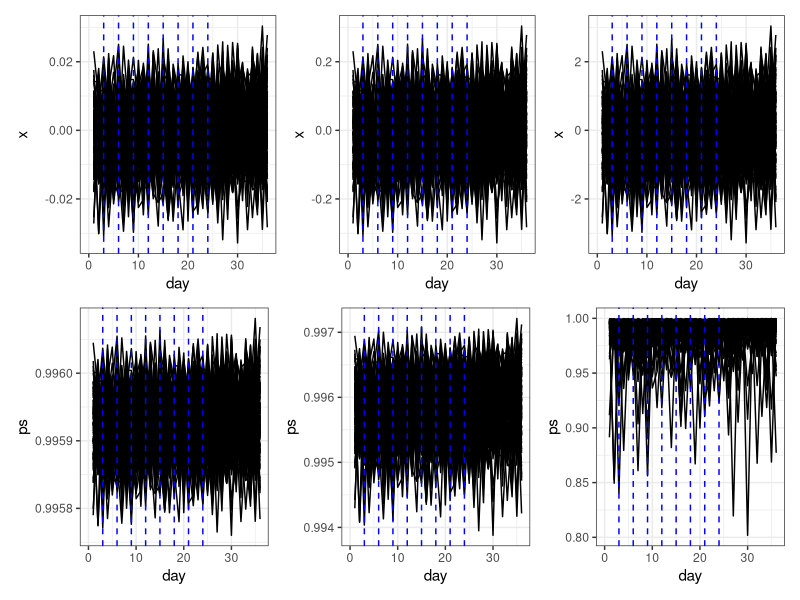
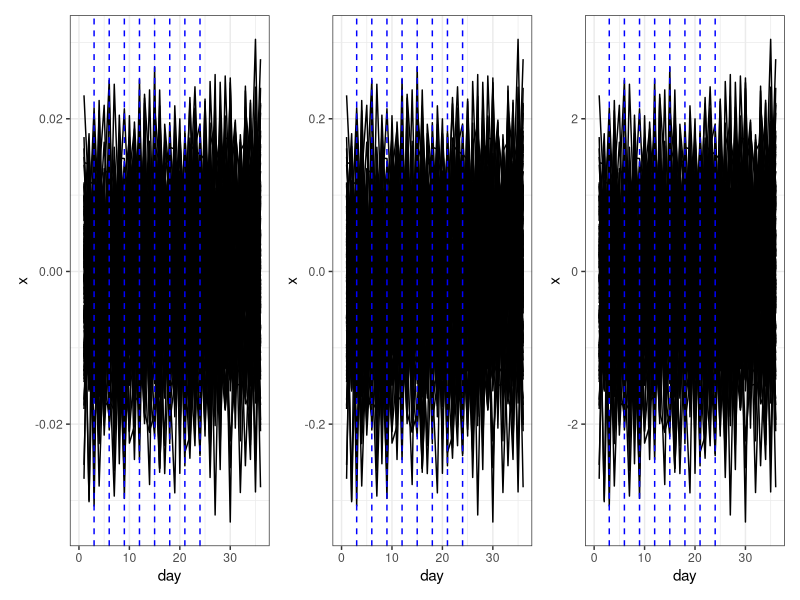
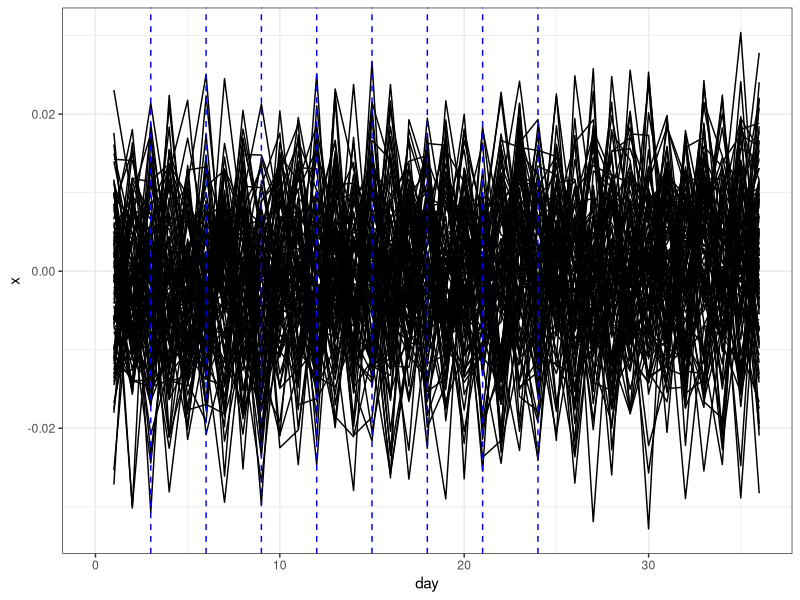
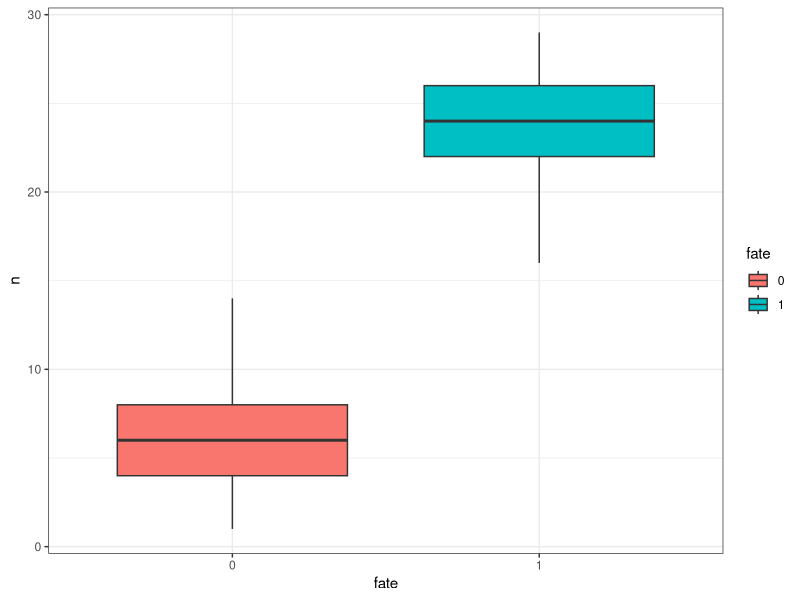

These figures' R source, in order: (Note: this script raises an error after producing the figures.)

# Load packages -----------------------------------------------------------

package.list <- c("here", "tidyverse", 'patchwork')

## Installing them if they aren't already on the computer
new.packages <- package.list[!(package.list %in% installed.packages()[,"Package"])]
if(length(new.packages)) install.packages(new.packages)

## And loading them
for(i in package.list){library(i, character.only = T)}

# Data specifications -----------------------------------------------------

#1. generate time series of covariate for 3 sites from zero normal
#2. standardize those time series
#3. multiply those time series by 
## small: 0.01
## medium: 0.1
## don’t have to do anything in the large variability case
#4. simulate survival of 100 individuals at each site with 
## a regression with b1 and b0 (see notes below)
#5. Repeat for a number of "datasets"

#double check and tweak b0 and b1 to get:
# - ~1/2 of individuals should die
# - b0 = 0 should make ~1/2 individuals die
# - how many die in first versus later intervals? want a ~large
## subset to survive through first interval but then ~1/2
## to die by end
# - check that survival variability varies more with
## higher covariate variation

# Generate covariate data -------------------------------------------------

#create three time series of covariate data,
#standardize them, then create them to 
#have variable amounts of variation 

#number of intervals
n.int <- 45

#number of individuals per "site"
n.indiv <- 30

#set b0 and b1
b0 <- 5.5
b1 <- 1.25

#number of simulated datasets
n.datasets <- 100

#UPDATE:::
#simulate x data for every day of every interval
#in every dataset and KEEP them all

#Then generate y data for those x's as we've done - then, 
#"fill" 0's for intervals in which the individual "died"
#since this is the way the surveys would have been performed
#so for the last interval, we get all days in that interval, 
#and all are set to 0 - since we don't know which day in
#the total survey interval an individual died. 

#then combine:
#1. daily x data for each individual in each dataset
#in each day with interval IDs recoginzed
#2. interval level survival data with dataset, ID, and 
#interval ID info

sim_x_function <- function(n.t,
                           var_level,
                           b0, 
                           b1){
  
  #creatng the x so that it gradually changes 
  #throughout the series
  days <- as.data.frame(1:n.t)
  
  names(days) <- "day"
  
  days2 <- days %>%
    rowwise() %>%
    #this generally goes from -sd to +sd through 45 days
    mutate(x1 = rnorm(n(), mean(0.01*day - 0.1), sd =1))
  
  #get x for each interval (day)
  #x1 <- rnorm(n.t, mean = 0, sd = 1)
  #scale that 
  x2 <- scale(days2$x1)
  #multiply by the level of variation we want
  #in our dataset (low 0.01, med 0.1, high 1)
  x.vec <- x2*var_level
  
  #divide it into intervals of ~3.5 days each
  interval <- tibble(interval = sort(rep(1:15, 3))) %>%
    mutate(day = 1:n())
  
  #make that a dataframe and get
  #survival probability based on regression
  #and b0 and b1 values defined
  x.df <- as.data.frame(x.vec) %>%
    rename(x = V1) %>%
    mutate(day = row_number()) %>%
    rowwise() %>%
    mutate(ps = exp(b0 + b1*x)/(1 + exp(b0 + b1*x))) %>%
    ungroup() %>%
    left_join(interval, by = "day")
  
  return(x.df)
  
}


sim_y_function <- function(n.ind,
                           n.t,
                           n.data,
                           x.df){
  
  ind.df <- expand.grid(1:n.ind, 1:n.t, 1:n.data)%>%
    rename(ID = Var1,
           day = Var2,
           Dataset = Var3) %>%
    mutate(Dataset = as.character(Dataset)) %>%
    left_join(x.df, by = c("day", "Dataset")) %>%
    rowwise() %>%
    mutate(fate = rbinom(n(), 1, ps)) %>%
    ungroup()
  
  alive <- ind.df %>%
    group_by(ID, Dataset) %>%
    #filter IDs where all intervals == 1
    filter(all(fate == 1)) %>%
    ungroup()
  
  dead <- ind.df %>%
    #arrange(day) %>%
    group_by(ID, Dataset) %>%
    #filter out just IDs where there is at least one zero
    filter(any(fate == 0)) %>%
    #Get a True-False column that finds all 0's per indiivudla site
    mutate(first_0 = fate == 0 & !duplicated(fate == 0)) %>%
    #instead of following code, to keep covariate data for 
    #interval summary model, just set fates after the first 0 to be equal to NA
    # mutate(fate = case_when(row_number() <= min(which(fate == 0 & first_0 == TRUE)) ~ fate,
    #                         TRUE ~ NA_real_)) %>%
    # Find the first row with `first_0` in each group, filter out rows after it
    filter(row_number() <= min(which(fate == 0 & first_0 == TRUE))) %>%
    ungroup() %>%
    #remove gropuing column
    dplyr::select(-first_0)
  
  df2 <- alive %>%
    bind_rows(dead) %>%
    dplyr::select(ID, day, Dataset, interval, fate)
  
  ind.df2 <- ind.df %>%
    dplyr::select(-fate) %>%
    left_join(df2, by = c("ID", "day", "Dataset",
                          "interval"))%>%
    group_by(ID, interval, Dataset) %>%
    mutate(fate = case_when(any(fate == 0) ~ 0,
                            TRUE ~ fate)) %>%
    ungroup() %>%
    filter(!is.na(fate))
  
  return(ind.df2)
  
  
}

#Step 3 - generate a set of 100 datasets at each level ---------------------

set.seed(1)

#low variation
x.low <- lapply(1:100, #how many datasets
                function(i)
                {
                  sim_x_function(b0 = b0,
                                 b1 = b1,
                                 n.t = n.int,
                                 var_level = 0.01) #based on this probability
                } )


x.low.df <- bind_rows(x.low, .id = "Dataset") 
set.seed(1)
y.low <- sim_y_function(n.ind = n.indiv,
                        n.t = n.int,
                        n.data = n.datasets,
                        x.df = x.low.df)

set.seed(1)

#med variation
x.med <- lapply(1:100, #how many datasets
                function(i)
                {
                  sim_x_function(b0 = b0,
                                 b1 = b1,
                                 n.t = n.int,
                                 var_level = 0.1) #based on this probability
                } )


x.med.df <- bind_rows(x.med, .id = "Dataset") 

set.seed(1)
y.med <- sim_y_function(n.ind = n.indiv,
                        n.t = n.int,
                        n.data = n.datasets,
                        x.df = x.med.df)

set.seed(1)

#high
x.high <- lapply(1:100, #how many datasets
                function(i)
                {
                  sim_x_function(b0 = b0,
                                 b1 = b1,
                                 n.t = n.int,
                                 var_level = 1) #based on this probability
                } )


x.high.df <- bind_rows(x.high, .id = "Dataset") 

set.seed(1)
y.high <- sim_y_function(n.ind = n.indiv,
                        n.t = n.int,
                        n.data = n.datasets,
                        x.df = x.high.df)

# Explore datasets --------------------------------------------------------
theme_set(theme_bw())
c <- y.high %>%
  ggplot(aes(x = day, y= x, group = Dataset)) +
  geom_line() +
  geom_vline(aes(xintercept = 3), linetype = 2, color = "blue") +
  geom_vline(aes(xintercept = 6), linetype = 2, color = "blue") +
  geom_vline(aes(xintercept = 9), linetype = 2, color = "blue") +
  geom_vline(aes(xintercept = 12), linetype = 2, color = "blue") +
  geom_vline(aes(xintercept = 15), linetype = 2, color = "blue") +
  geom_vline(aes(xintercept = 18), linetype = 2, color = "blue") +
  geom_vline(aes(xintercept = 21), linetype = 2, color = "blue") +
  geom_vline(aes(xintercept = 24), linetype = 2, color = "blue") +
  xlim(0, 36)

b <- y.med %>%
  ggplot(aes(x = day, y= x, group = Dataset)) +
  geom_line()+
  geom_vline(aes(xintercept = 3), linetype = 2, color = "blue") +
  geom_vline(aes(xintercept = 6), linetype = 2, color = "blue") +
  geom_vline(aes(xintercept = 9), linetype = 2, color = "blue") +
  geom_vline(aes(xintercept = 12), linetype = 2, color = "blue") +
  geom_vline(aes(xintercept = 15), linetype = 2, color = "blue") +
  geom_vline(aes(xintercept = 18), linetype = 2, color = "blue") +
  geom_vline(aes(xintercept = 21), linetype = 2, color = "blue") +
  geom_vline(aes(xintercept = 24), linetype = 2, color = "blue") +
  xlim(0, 36)

a <- y.low %>%
  ggplot(aes(x = day, y= x, group = Dataset)) +
  geom_line()+
  geom_vline(aes(xintercept = 3), linetype = 2, color = "blue") +
  geom_vline(aes(xintercept = 6), linetype = 2, color = "blue") +
  geom_vline(aes(xintercept = 9), linetype = 2, color = "blue") +
  geom_vline(aes(xintercept = 12), linetype = 2, color = "blue") +
  geom_vline(aes(xintercept = 15), linetype = 2, color = "blue") +
  geom_vline(aes(xintercept = 18), linetype = 2, color = "blue") +
  geom_vline(aes(xintercept = 21), linetype = 2, color = "blue") +
  geom_vline(aes(xintercept = 24), linetype = 2, color = "blue") +
  xlim(0, 36)

#a+ b+ c

d <- y.low %>%
  ggplot(aes(x = day, y = ps, group = Dataset)) +
  geom_line()+
  geom_vline(aes(xintercept = 3), linetype = 2, color = "blue") +
  geom_vline(aes(xintercept = 6), linetype = 2, color = "blue") +
  geom_vline(aes(xintercept = 9), linetype = 2, color = "blue") +
  geom_vline(aes(xintercept = 12), linetype = 2, color = "blue") +
  geom_vline(aes(xintercept = 15), linetype = 2, color = "blue") +
  geom_vline(aes(xintercept = 18), linetype = 2, color = "blue") +
  geom_vline(aes(xintercept = 21), linetype = 2, color = "blue") +
  geom_vline(aes(xintercept = 24), linetype = 2, color = "blue") +
  xlim(0, 36)

e <- y.med %>%
  ggplot(aes(x = day, y = ps, group = Dataset)) +
  geom_line()+
  geom_vline(aes(xintercept = 3), linetype = 2, color = "blue") +
  geom_vline(aes(xintercept = 6), linetype = 2, color = "blue") +
  geom_vline(aes(xintercept = 9), linetype = 2, color = "blue") +
  geom_vline(aes(xintercept = 12), linetype = 2, color = "blue") +
  geom_vline(aes(xintercept = 15), linetype = 2, color = "blue") +
  geom_vline(aes(xintercept = 18), linetype = 2, color = "blue") +
  geom_vline(aes(xintercept = 21), linetype = 2, color = "blue") +
  geom_vline(aes(xintercept = 24), linetype = 2, color = "blue") +
  xlim(0, 36)

f <- y.high %>%
  ggplot(aes(x = day, y = ps, group = Dataset)) +
  geom_line()+
  geom_vline(aes(xintercept = 3), linetype = 2, color = "blue") +
  geom_vline(aes(xintercept = 6), linetype = 2, color = "blue") +
  geom_vline(aes(xintercept = 9), linetype = 2, color = "blue") +
  geom_vline(aes(xintercept = 12), linetype = 2, color = "blue") +
  geom_vline(aes(xintercept = 15), linetype = 2, color = "blue") +
  geom_vline(aes(xintercept = 18), linetype = 2, color = "blue") +
  geom_vline(aes(xintercept = 21), linetype = 2, color = "blue") +
  geom_vline(aes(xintercept = 24), linetype = 2, color = "blue") +
  xlim(0, 36)

(a+ b+ c)/
(d + e +f)

a+b+c
a

# Truncate so that a reasonable number in last interval -------------------

#for the high var, the max survival is to:
(max_day <- y.high %>%
  filter(!is.na(fate)) %>%
  filter(day == max(day)) %>%
   distinct(day) %>%
   dplyr::select(day) %>%
   as_vector())

#just setting below that so that we have a 
#fair number that make it to the last interval
max_day <- 23

#get that max interval
(max_interval <- y.high %>%
  filter(!is.na(fate)) %>%
  filter(day == max_day) %>%
  distinct(interval) %>%
  dplyr::select(interval) %>%
  as_vector() )

#get data truncated to that point for all variation levels
y.low.daily <- y.low %>%
  filter(interval <= max_interval) %>%
  filter(!is.na(fate))

y.med.daily <- y.med %>%
  filter(interval <= max_interval) %>%
  filter(!is.na(fate))

y.high.daily <- y.high %>%
  filter(interval <= max_interval) %>%
  filter(!is.na(fate))

#make sure some in the high variability
#survive to the last interval
#try to get the class imbalance??
#aiming for ~20% dying if basing on the 
#woodpecker dataset
#that's 600 in 0 class
#out of 3000 individuals,
#or ~6 individuals of every set of 30
y.high.daily %>%
  group_by(Dataset, ID) %>%
  filter(interval == max(interval)) %>%
  distinct(Dataset, ID, fate) %>%
  group_by(Dataset, fate) %>%
  tally() %>%
  mutate(fate = as.factor(fate)) %>%
  ggplot(aes(x = fate, y = n, fill = fate))+
  geom_boxplot()
#looks pretty close

y.high.daily %>%
  group_by(Dataset, ID) %>%
  filter(interval == max(interval)) %>%
  distinct(Dataset, ID, fate) %>%
  group_by(fate) %>%
  tally()


# Redistribute "live" individuals -----------------------------------------

#right now, the only "live" individuals made it 
#to the last interval, so we need to redistribute those 
#live intervals so that there are 1-0 data at every
#set of interval values. I used the distribution of 
#values across the white-headed woodpecker dataset for 
#the number of intervals to define this, but it generally
#peaks at 2-3 resurveys and tapers off, so I'm going to take
#all those indivdiausl that "lived" to the last interval and 
#just pretend we only surveyed them for one of 1-7 resurveyes
#based on that distribution

reassign_live_fun <- function(df, dataset){
  
  #create an "alive" dataset 
  alive <- df %>%
    filter(Dataset == dataset) %>%
    group_by(ID, Dataset) %>%
    filter(all(fate == 1)) %>%
    ungroup() 
  
  #just live IDs 
  ids <- alive %>%
    distinct(ID, Dataset)
  
  #get the total number so we can normalize 
  #the resampled number 
  total <- nrow(ids)
  
  #intervals to re-assign individuals to
  intervals <- 1:(max_interval-1)
  
  #this is assuming that there are only 7 intervals
  #which i think is fine for now, but would need to update
  #if we added more intervals down the road
  #gives them a humped distribution where more are surveyed
  #for 2-3 times, which is what was the distribution
  #in the woodpecker dataset
  reassign_alive <- c(rep(intervals[1], floor(0.13*total)),
                      rep(intervals[2], floor(0.2*total)),
                      rep(intervals[3], floor(0.2*total)),
                      rep(intervals[4], floor(0.17*total)),
                      rep(intervals[5], floor(0.13*total)),
                      rep(intervals[6], floor(0.1*total)),
                      rep(intervals[7], floor(0.1*total)))
  
  pad_value <- 8
  
  #in case that vector isn't the same length as the number
  #of live individuals, pad with interval 8 at the end
  #to the length - those won't be re-assigned
  reassign_alive <- rep_len(c(reassign_alive, pad_value),
                            length.out = total)
  
  #give each ID a new max interval
  ids2 <- ids %>%
    bind_cols(reassign_alive) %>%
    rename("new_max_interval" = "...3")
  
  #bind with the "live" dataset and filter that dataset
  #to be just those intervals
  alive1 <- alive %>%
    left_join(ids2, by = c("ID", "Dataset")) %>%
    group_by(ID, Dataset) %>%
    filter(interval <= new_max_interval)
  
  #create an "dead" dataset 
  dead <- y.low.daily %>%
    filter(Dataset == dataset) %>%
    group_by(ID, Dataset) %>%
    filter(any(fate == 0)) %>%
    ungroup() 
  
  all_df <- alive1 %>%
    bind_rows(dead)
  
  return(all_df)
}

#low variation reassignment of live individuals:
y.low.daily.list2 <- lapply(1:100, #how many datasets
                 function(i)
                 {
                   reassign_live_fun(df = y.low.daily,
                                     dataset = i) #based on this probability
                 } )

y.low.daily2 <- bind_rows(y.low.daily.list2)

#med variation reassignment
y.med.daily.list2 <- lapply(1:100, #how many datasets
                            function(i)
                            {
                              reassign_live_fun(df = y.med.daily,
                                                dataset = i) #based on this probability
                            } )

y.med.daily2 <- bind_rows(y.med.daily.list2)

#high
y.high.daily.list2 <- lapply(1:100, #how many datasets
                            function(i)
                            {
                              reassign_live_fun(df = y.high.daily,
                                                dataset = i) #based on this probability
                            } )

y.high.daily2 <- bind_rows(y.high.daily.list2)

# Export daily datasets ---------------------------------------------------------

write.csv(y.low.daily2, here("data_outputs",
                          "03_simulated",
                          "02_analysis_ready",
                          "low_var_daily_data.csv"),
          row.names = F)

write.csv(y.med.daily2, here("data_outputs",
                          "03_simulated",
                          "02_analysis_ready",
                          "med_var_daily_data.csv"),
          row.names = F)

write.csv(y.high.daily2, here("data_outputs",
                           "03_simulated",
                           "02_analysis_ready",
                           "high_var_daily_data.csv"),
          row.names = F)

# Interval summarized data ------------------------------------------------

# Get interval summarised covariates --------------------------------------

y.low.x <- y.low.daily2 %>%
  distinct(Dataset, interval, day, x) %>%
  group_by(Dataset, interval) %>%
  summarise(x = mean(x)) %>%
  ungroup()

y.med.x <- y.med.daily2 %>%
  distinct(Dataset, interval, day, x) %>%
  group_by(Dataset, interval) %>%
  summarise(x = mean(x)) %>%
  ungroup()

y.high.x <- y.high.daily2 %>%
  distinct(Dataset, interval, day, x) %>%
  group_by(Dataset, interval) %>%
  summarise(x = mean(x)) %>%
  ungroup()

y.low.int <- y.low.daily2 %>%
  filter(!is.na(fate)) %>%
  dplyr::select(Dataset, ID, interval, fate) %>%
  group_by(Dataset, ID, interval) %>%
  mutate(fate = case_when(any(fate == 0) ~ 0,
                          TRUE ~ fate)) %>%
  ungroup() %>%
  group_by(Dataset, ID, interval) %>%
  mutate(t = n()) %>%
  ungroup() %>%
  distinct(Dataset, ID, interval, fate, t) %>%
  left_join(y.low.x, by = c('Dataset', 'interval'))


y.med.int <- y.med.daily2 %>%
  filter(!is.na(fate)) %>%
  dplyr::select(Dataset, ID, interval, fate) %>%
  group_by(Dataset, ID, interval) %>%
  mutate(fate = case_when(any(fate == 0) ~ 0,
                          TRUE ~ fate)) %>%
  ungroup() %>%
  group_by(Dataset, ID, interval) %>%
  mutate(t = n()) %>%
  ungroup() %>%
  distinct(Dataset, ID, interval, fate, t) %>%
  left_join(y.med.x, by = c('Dataset', 'interval'))

y.high.int <- y.high.daily2 %>%
  filter(!is.na(fate)) %>%
  dplyr::select(Dataset, ID, interval, fate) %>%
  group_by(Dataset, ID, interval) %>%
  mutate(fate = case_when(any(fate == 0) ~ 0,
                          TRUE ~ fate)) %>%
  ungroup() %>%
  group_by(Dataset, ID, interval) %>%
  mutate(t = n()) %>%
  ungroup() %>%
  distinct(Dataset, ID, interval, fate, t) %>%
  left_join(y.high.x, by = c('Dataset', 'interval'))
  

# Export interval data ----------------------------------------------------

write.csv(y.low.int, here("data_outputs",
                          "03_simulated",
                          "02_analysis_ready",
                          "low_var_interval_data.csv"),
          row.names = F)

write.csv(y.med.int, here("data_outputs",
                          "03_simulated",
                          "02_analysis_ready",
                          "med_var_interval_data.csv"),
          row.names = F)

write.csv(y.high.int, here("data_outputs",
                           "03_simulated",
                           "02_analysis_ready",
                           "high_var_interval_data.csv"),
          row.names = F)


# Full survey summarised data ---------------------------------------------

#for the total exposure model, need the above data to be summarised
#across the entire "lifetime" of the indiviudal, which is what
#these next steps do


low.var.tot <- y.low.daily2 %>%
  filter(!is.na(fate)) %>%
  #for each dataset and id in each dataset
  group_by(Dataset, ID) %>%
  #get fate to be 0 if any are 0, otherwise 1
  mutate(fate = case_when(any(fate == 0) ~ 0,
                          TRUE ~ 1),
         #total number of "time" (equal to number of days)
         t= n(),
         #x is mean of the value of x for that individual
         x = mean(x)) %>%
  ungroup() %>%
  #select dataset, id, fate, t, x
  distinct(Dataset, ID, fate, t, x)

#do the same process for the medium variability dataset
med.var.tot <- y.med.daily2 %>%
  group_by(Dataset, ID) %>%
  mutate(fate = case_when(any(fate == 0) ~ 0,
                          TRUE ~ 1),
         t= n(),
         x = mean(x)) %>%
  ungroup() %>%
  distinct(Dataset, ID, fate, t, x)

#do the same for the high variability dataset
high.var.tot <- y.high.daily2 %>%
  group_by(Dataset, ID) %>%
  mutate(fate = case_when(any(fate == 0) ~ 0,
                          TRUE ~ 1),
         t= n(),
         x = mean(x)) %>%
  ungroup() %>%
  distinct(Dataset, ID, fate, t, x)

# Export total exposure datasets ------------------------------------------

write.csv(low.var.tot, here("data_outputs",
                            "03_simulated",
                            "02_analysis_ready",
                            "low_var_total_data.csv"),
          row.names = F)

write.csv(med.var.tot, here("data_outputs",
                            "03_simulated",
                            "02_analysis_ready",
                            "med_var_total_data.csv"),
          row.names = F)

write.csv(high.var.tot, here("data_outputs",
                             "03_simulated",
                             "02_analysis_ready",
                             "high_var_total_data.csv"),
          row.names = F)
